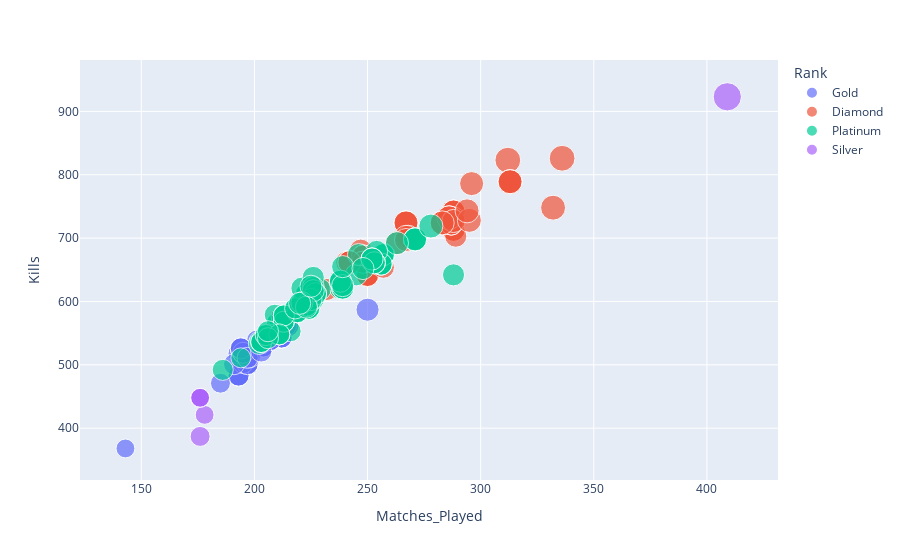
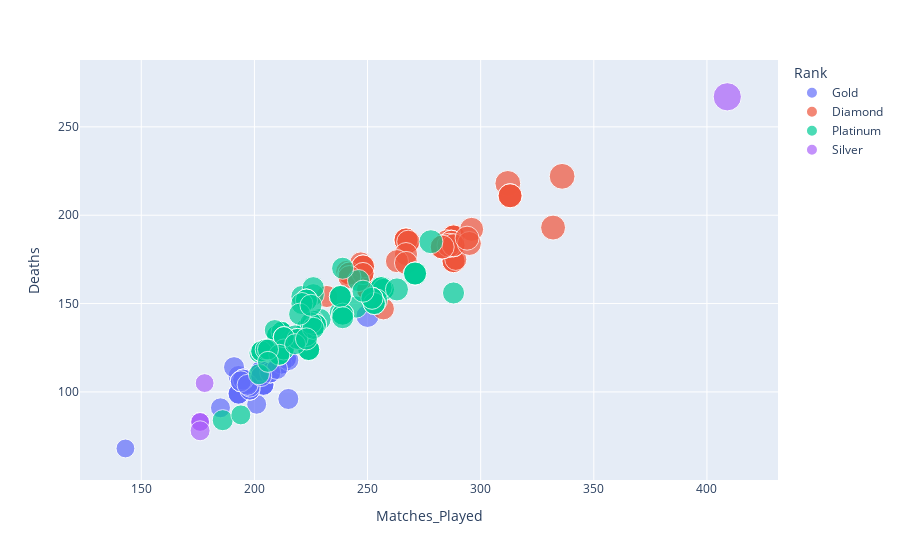
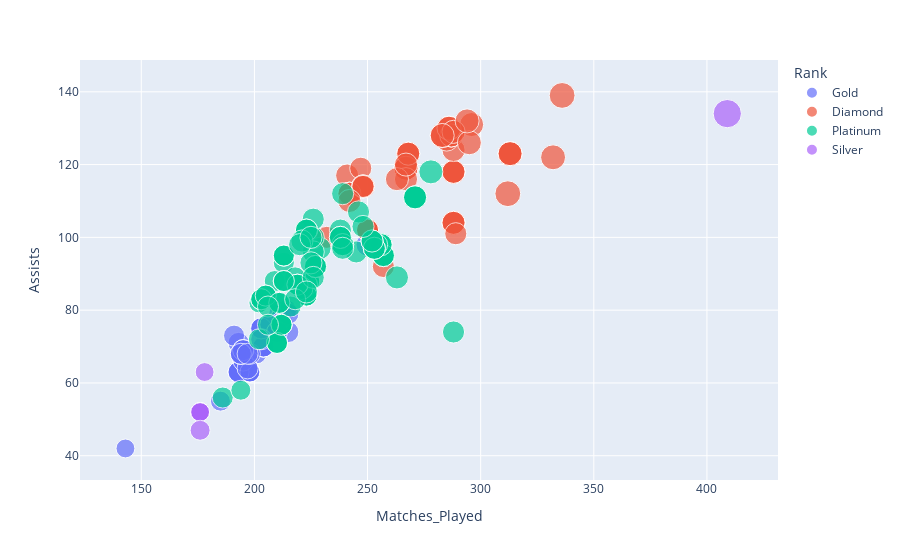
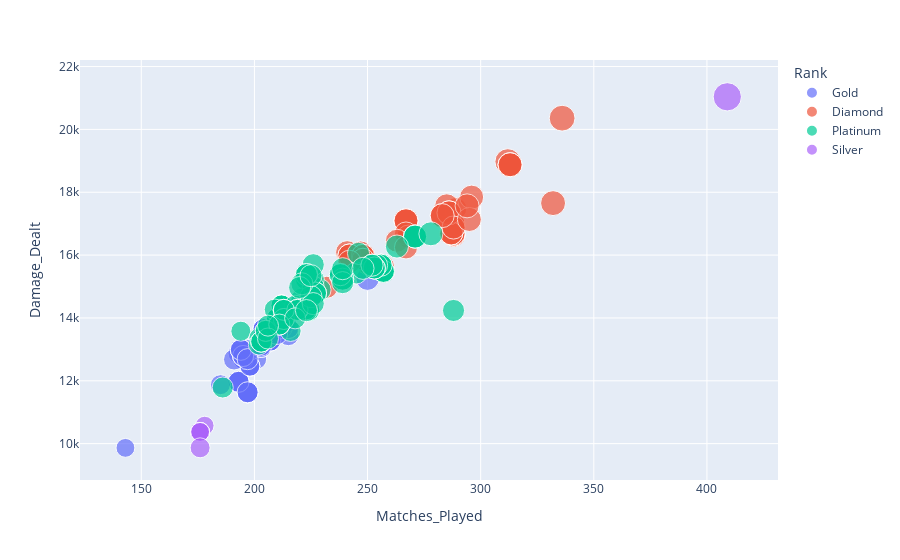

Source (notebook cell) for these figures, in order:
### Code cell
from plotly.express import scatter
for column in [item for item in df.columns if item not in {'Matches_Played', 'Rank', 'Player_Name', 'Weapons_Used'}]:
    print(scatter(data_frame=df, x='Matches_Played', y=column, color='Rank', hover_name='Player_Name', size='Weapons_Used',
           hover_data=df.columns).show())
